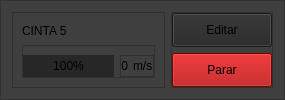
                        <widget class="QFrame" name="f_cinta_1_c_9">
                         <property name="styleSheet">
                          <string notr="true">background-color: rgb(63, 63, 63);</string>
                         </property>
                         <property name="frameShape">
                          <enum>QFrame::StyledPanel</enum>
                         </property>
                         <property name="frameShadow">
                          <enum>QFrame::Raised</enum>
                         </property>
                         <layout class="QHBoxLayout" name="horizontalLayout_30" stretch="3,1">
                          <item>
                           <widget class="QFrame" name="frame_39">
                            <property name="frameShape">
                             <enum>QFrame::StyledPanel</enum>
                            </property>
                            <property name="frameShadow">
                             <enum>QFrame::Raised</enum>
                            </property>
                            <layout class="QVBoxLayout" name="verticalLayout_23" stretch="1,1">
                             <item>
                              <widget class="QLabel" name="l_nombre_cinta_1_c_9">
                               <property name="text">
                                <string>CINTA 5</string>
                               </property>
                              </widget>
                             </item>
                             <item>
                              <widget class="QFrame" name="frame_40">
                               <property name="sizePolicy">
                                <sizepolicy hsizetype="Minimum" vsizetype="Fixed">
                                 <horstretch>0</horstretch>
                                 <verstretch>0</verstretch>
                                </sizepolicy>
                               </property>
                               <property name="frameShape">
                                <enum>QFrame::StyledPanel</enum>
                               </property>
                               <property name="frameShadow">
                                <enum>QFrame::Raised</enum>
                               </property>
                               <layout class="QHBoxLayout" name="horizontalLayout_31" stretch="3,1">
                                <property name="leftMargin">
                                 <number>0</number>
                                </property>
                                <property name="rightMargin">
                                 <number>0</number>
                                </property>
                                <property name="bottomMargin">
                                 <number>0</number>
                                </property>
                                <item>
                                 <widget class="QProgressBar" name="pb_cinta_1_c_9">
                                  <property name="styleSheet">
                                   <string notr="true">QProgressBar::chunk {
    
	background-color: rgb(39, 39, 39);
}</string>
                                  </property>
                                  <property name="value">
                                   <number>100</number>
                                  </property>
                                  <property name="alignment">
                                   <set>Qt::AlignCenter</set>
                                  </property>
                                  <property name="textVisible">
                                   <bool>true</bool>
                                  </property>
                                 </widget>
                                </item>
                                <item>
                                 <widget class="QFrame" name="frame_41">
                                  <property name="frameShape">
                                   <enum>QFrame::StyledPanel</enum>
                                  </property>
                                  <property name="frameShadow">
                                   <enum>QFrame::Raised</enum>
                                  </property>
                                  <layout class="QHBoxLayout" name="horizontalLayout_32" stretch="3,1">
                                   <property name="spacing">
                                    <number>5</number>
                                   </property>
                                   <property name="leftMargin">
                                    <number>0</number>
                                   </property>
                                   <property name="topMargin">
                                    <number>0</number>
                                   </property>
                                   <property name="rightMargin">
                                    <number>0</number>
                                   </property>
                                   <property name="bottomMargin">
                                    <number>0</number>
                                   </property>
                                   <item>
                                    <widget class="QLabel" name="l_vel_cinta_1_c_9">
                                     <property name="sizePolicy">
                                      <sizepolicy hsizetype="Minimum" vsizetype="Minimum">
                                       <horstretch>0</horstretch>
                                       <verstretch>0</verstretch>
                                      </sizepolicy>
                                     </property>
                                     <property name="text">
                                      <string>0</string>
                                     </property>
                                     <property name="alignment">
                                      <set>Qt::AlignRight|Qt::AlignTrailing|Qt::AlignVCenter</set>
                                     </property>
                                    </widget>
                                   </item>
                                   <item>
                                    <widget class="QLabel" name="label_13">
                                     <property name="text">
                                      <string>m/s</string>
                                     </property>
                                    </widget>
                                   </item>
                                  </layout>
                                 </widget>
                                </item>
                               </layout>
                              </widget>
                             </item>
                            </layout>
                           </widget>
                          </item>
                          <item>
                           <widget class="QFrame" name="frame_42">
                            <property name="frameShape">
                             <enum>QFrame::StyledPanel</enum>
                            </property>
                            <property name="frameShadow">
                             <enum>QFrame::Raised</enum>
                            </property>
                            <layout class="QVBoxLayout" name="verticalLayout_24" stretch="1,1">
                             <property name="leftMargin">
                              <number>0</number>
                             </property>
                             <property name="topMargin">
                              <number>0</number>
                             </property>
                             <property name="rightMargin">
                              <number>0</number>
                             </property>
                             <property name="bottomMargin">
                              <number>0</number>
                             </property>
                             <item>
                              <widget class="QPushButton" name="btn_editar_cinta_1_c_9">
                               <property name="sizePolicy">
                                <sizepolicy hsizetype="Minimum" vsizetype="Minimum">
                                 <horstretch>0</horstretch>
                                 <verstretch>0</verstretch>
                                </sizepolicy>
                               </property>
                               <property name="minimumSize">
                                <size>
                                 <width>100</width>
                                 <height>0</height>
                                </size>
                               </property>
                               <property name="styleSheet">
                                <string notr="true">QPushButton {
	background-color: rgb(39, 39, 39);
}

QPushButton:hover {
	background-color: rgb(99, 99, 99);
}</string>
                               </property>
                               <property name="text">
                                <string>Editar</string>
                               </property>
                              </widget>
                             </item>
                             <item>
                              <widget class="QPushButton" name="pushButton_11">
                               <property name="sizePolicy">
                                <sizepolicy hsizetype="Minimum" vsizetype="Minimum">
                                 <horstretch>0</horstretch>
                                 <verstretch>0</verstretch>
                                </sizepolicy>
                               </property>
                               <property name="minimumSize">
                                <size>
                                 <width>100</width>
                                 <height>0</height>
                                </size>
                               </property>
                               <property name="styleSheet">
                                <string notr="true">QPushButton {
	background-color: rgb(170, 0, 0);
}

QPushButton:hover {
	background-color: rgb(99, 99, 99);
}</string>
                               </property>
                               <property name="text">
                                <string>Parar</string>
                               </property>
                              </widget>
                             </item>
                            </layout>
                           </widget>
                          </item>
                         </layout>
                        </widget>
